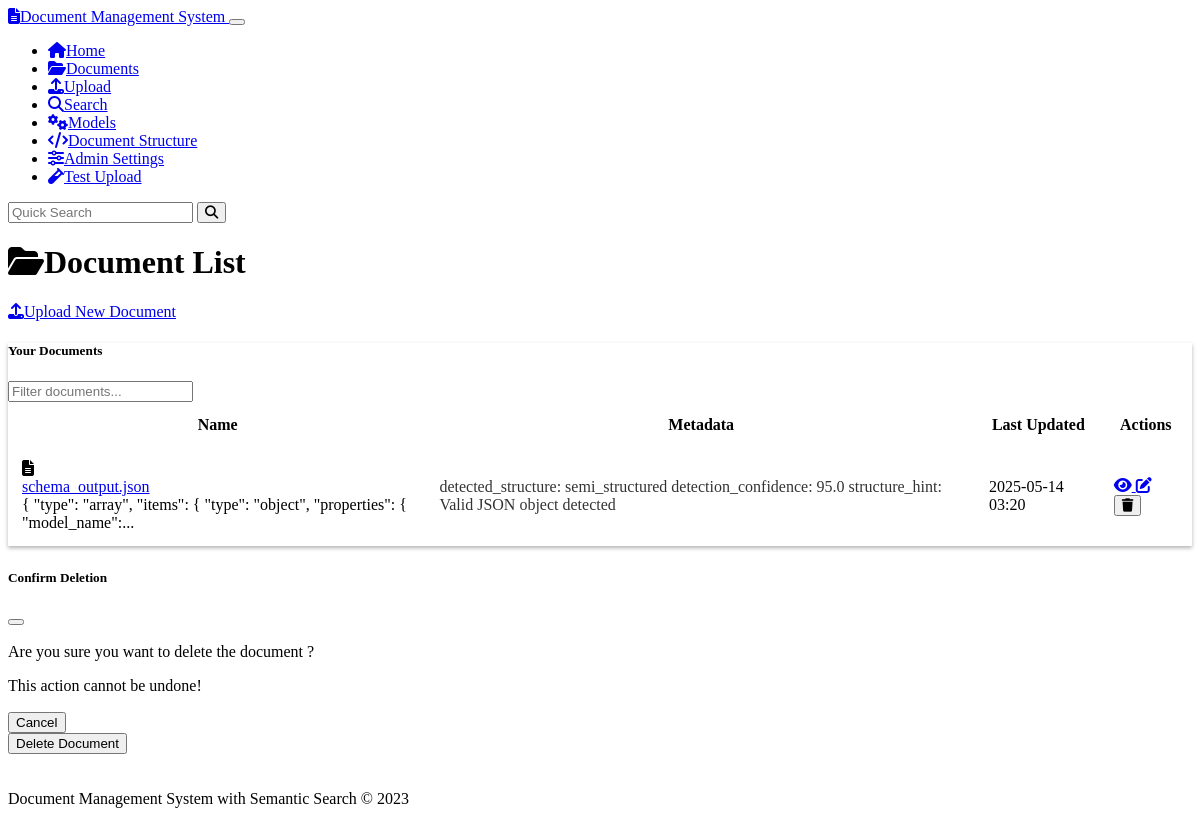
Screenshot of /documents with the database file from the repository.
### models.py (models this page shows, shortened)
class Document(db.Model):
    id = db.Column(db.String(36), primary_key=True, default=lambda: str(uuid.uuid4()))
    name = db.Column(db.String(255), nullable=False)
    content = db.Column(db.Text, nullable=False)
    mime_type = db.Column(db.String(100), nullable=False)
    created_at = db.Column(db.DateTime, default=datetime.datetime.utcnow)
    updated_at = db.Column(db.DateTime, default=datetime.datetime.utcnow, onupdate=datetime.datetime.utcnow)
    chunks = db.relationship('Chunk', backref='document', cascade='all, delete-orphan')
    doc_metadata = db.relationship('Metadata', backref='document', cascade='all, delete-orphan')

class Metadata(db.Model):
    id = db.Column(db.String(36), primary_key=True, default=lambda: str(uuid.uuid4()))
    document_id = db.Column(db.String(36), db.ForeignKey('document.id'), nullable=False)
    key = db.Column(db.String(100), nullable=False)
    value = db.Column(db.String(255), nullable=False)

### routes.py (the view)
@app.route('/documents')
def document_list():
    documents = Document.query.order_by(Document.updated_at.desc()).all()
    documents_with_metadata = []
    for doc in documents:
        doc_metadata = Metadata.query.filter_by(document_id=doc.id).all()
        documents_with_metadata.append({
            'document': doc,
            'metadata': doc_metadata
        })
    return render_template('document_list.html', documents=documents_with_metadata)

### templates/document_list.html (shortened to what this page needs)
{% extends 'base.html' %}
{% block content %}
<div class="row mb-4">
    <div class="col-md-6">
        <h1><i class="fas fa-folder-open me-2"></i>Document List</h1>
    </div>
    <div class="col-md-6 text-md-end">
        <a href="{{ url_for('upload') }}" class="btn btn-primary">
            <i class="fas fa-upload me-1"></i>Upload New Document
        </a>
    </div>
</div>
{% if documents %}
    <div class="row mb-4">
        <div class="col-12">
            <div class="card">
                <div class="card-header">
                    <div class="row align-items-center">
                        <div class="col-md-6">
                            <h5 class="mb-0">Your Documents</h5>
                        </div>
                        <div class="col-md-6">
                            <input type="text" id="document-search" class="form-control" placeholder="Filter documents...">
                        </div>
                    </div>
                </div>
                <div class="table-responsive">
                    <table class="table table-hover align-middle mb-0">
                        <thead>
                            <tr>
                                <th>Name</th>
                                <th>Metadata</th>
                                <th>Last Updated</th>
                                <th class="text-center">Actions</th>
                            </tr>
                        </thead>
                        <tbody>
                            {% for doc_item in documents %}
                                <tr class="document-row">
                                    <td>
                                        <div class="d-flex align-items-center">
                                            <i class="fas fa-file-alt text-muted me-2"></i>
                                            <div>
                                                <a href="{{ url_for('document_view', document_id=doc_item.document.id) }}" class="text-decoration-none">
                                                    {{ doc_item.document.name }}
                                                </a>
                                                <div class="small text-muted">
                                                    {{ (doc_item.document.content[:100] + '...') if doc_item.document.content|length > 100 else doc_item.document.content }}
                                                </div>
                                            </div>
                                        </div>
                                    </td>
                                    <td>
                                        {% if doc_item.metadata %}
                                            {% for meta in doc_item.metadata %}
                                                <span class="badge bg-secondary me-1">
                                                    {{ meta.key }}: {{ meta.value }}
                                                </span>
                                            {% endfor %}
                                        {% else %}
                                            <span class="text-muted">No metadata</span>
                                        {% endif %}
                                    </td>
                                    <td>{{ doc_item.document.updated_at.strftime('%Y-%m-%d %H:%M') }}</td>
                                    <td>
                                        <div class="btn-group">
                                            <a href="{{ url_for('document_view', document_id=doc_item.document.id) }}"
                                               class="btn btn-sm btn-outline-info" title="View Document">
                                                <i class="fas fa-eye"></i>
                                            </a>
                                            <a href="{{ url_for('document_edit', document_id=doc_item.document.id) }}"
                                               class="btn btn-sm btn-outline-warning" title="Edit Document">
                                                <i class="fas fa-edit"></i>
                                            </a>
                                            <button type="button" class="btn btn-sm btn-outline-danger delete-document"
                                                    data-document-id="{{ doc_item.document.id }}"
                                                    data-document-name="{{ doc_item.document.name }}"
                                                    title="Delete Document">
                                                <i class="fas fa-trash"></i>
                                            </button>
                                        </div>
                                    </td>
                                </tr>
                            {% endfor %}
                        </tbody>
                    </table>
                </div>
            </div>
        </div>
    </div>
{% else %}
    <div class="alert alert-info">
        <i class="fas fa-info-circle me-2"></i>No documents found. <a href="{{ url_for('upload') }}">Upload your first document</a>!
    </div>
{% endif %}
<div class="modal fade" id="deleteDocumentModal" tabindex="-1" aria-labelledby="deleteDocumentModalLabel" aria-hidden="true">
    <div class="modal-dialog">
        <div class="modal-content">
            <div class="modal-header">
                <h5 class="modal-title" id="deleteDocumentModalLabel">Confirm Deletion</h5>
                <button type="button" class="btn-close" data-bs-dismiss="modal" aria-label="Close"></button>
            </div>
            <div class="modal-body">
                <p>Are you sure you want to delete the document <strong id="delete-document-name"></strong>?</p>
                <p class="text-danger">This action cannot be undone!</p>
            </div>
            <div class="modal-footer">
                <button type="button" class="btn btn-secondary" data-bs-dismiss="modal">Cancel</button>
                <form id="delete-document-form" method="post">
                    <button type="submit" class="btn btn-danger">Delete Document</button>
                </form>
            </div>
        </div>
    </div>
</div>
{% endblock %}

### static/css/custom.css (style rules this page uses)
body { min-height: 100vh; display: flex; flex-direction: column; }
.badge.bg-secondary { opacity: 0.8; }
.card { box-shadow: 0 0.125rem 0.25rem rgba(0, 0, 0, 0.3); margin-bottom: 1.5rem; }
.card-header { font-weight: 500; }
.btn { font-weight: 500; }
.btn-primary { background-color: var(--bs-primary); border-color: var(--bs-primary); }
.table > :not(caption) > * > * { padding: 0.75rem; }
.modal-header { border-bottom: 1px solid rgba(255, 255, 255, 0.1); }
.modal-footer { border-top: 1px solid rgba(255, 255, 255, 0.1); }

### rows the page displays
Document: document.name "schema_output.json", content "{ \"type\": \"array\", \"items\": { \"type\": \"object\", \"properties\": { \"model_name\":...", document.updated_at "2025-05-14 03:20"
Metadata: key "detected_structure", value "semi_structured"
Metadata: key "detection_confidence", value "95.0"
Metadata: key "structure_hint", value "Valid JSON object detected"
